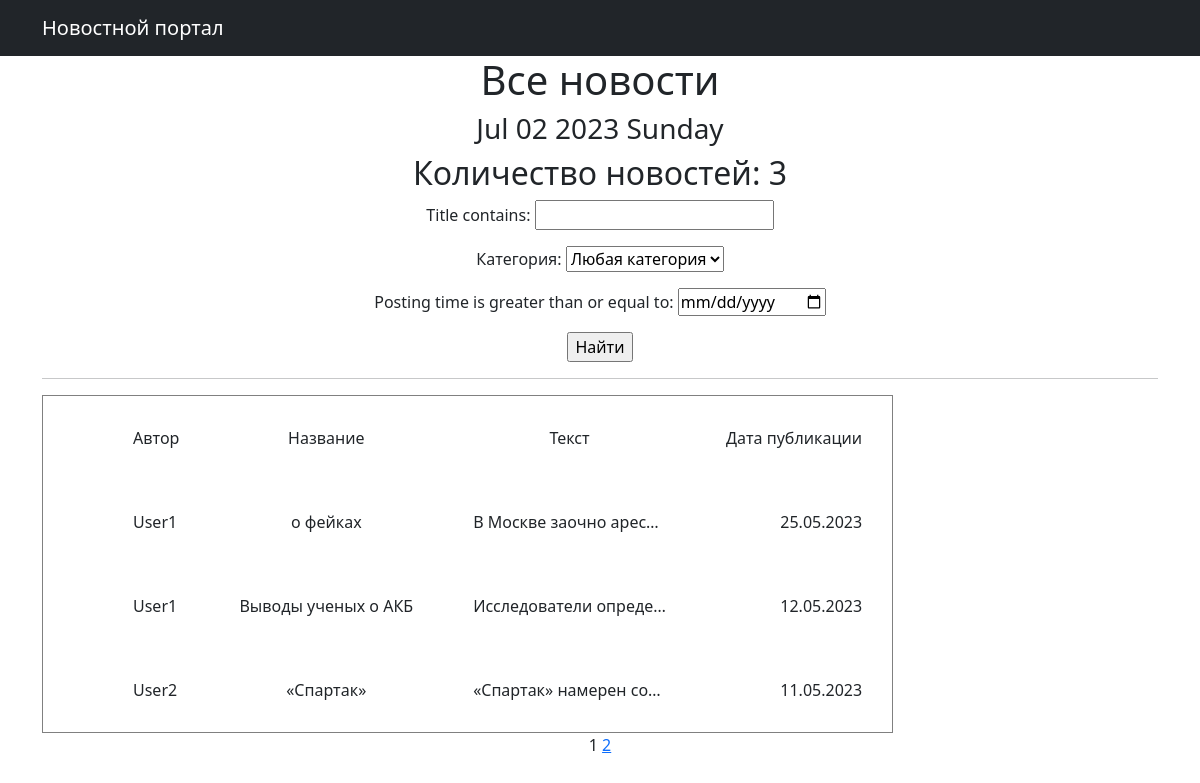
Page /news/ on the committed database.
### news/models.py (models this page shows, shortened)
class Post(models.Model):
    news = 'news'
    articles = 'articles'
    CHOICES = [
        (news, 'Новости'),
        (articles, 'Статьи')]
    author = models.ForeignKey(Author, on_delete=models.PROTECT)
    title = models.CharField(max_length=100)
    text = models.TextField()
    choice = models.CharField(max_length=10, choices=CHOICES, default=articles)
    posting_time = models.DateTimeField(null=True)
    category = models.ManyToManyField(Category, through='PostCategory')
    post_rating = models.IntegerField(default=0)
    @property
    def rating_post(self):  # Определяем рейтинг  публикации
        return self.post_rating

class Author(models.Model):
    user = models.OneToOneField(User, on_delete=models.CASCADE)  # Связь: один к одному
    rating = models.IntegerField(default=0, blank=True)
    @property
    def rating_author(self):  # Определяем рейтинг автора публикации
        return self.rating
    def __str__(self):  # При обращении возвращаем текст
        return self.user.username

### news/views.py (the view, shortened to what this page needs)
# urls.py: path('', PostsList.as_view(), name='news_list'),
class PostsList(ListView):
    model = Post
    ordering = '-posting_time'  # от более свежей к самой старой
    template_name = 'posts.html'
    context_object_name = 'posts'
    paginate_by = 3
    def get_queryset(self):
        queryset = super().get_queryset()
        self.filterset = PostFilter(self.request.GET, queryset)
        return self.filterset.qs
    def get_context_data(self, **kwargs):
        con = super().get_context_data(**kwargs)
        con['filterset'] = self.filterset
        return con

### news/models.py (called while the page is built)
    def __str__(self):
        return self.category_name

### news/templatetags/custom_filters.py (called while the page is built)
@register.filter()
def censor(value):
    for word in CENSOR_WORDS:
        value = value.replace(word[1:], '*' * len(word[1:]))
    return value

### news/templatetags/custom_tags.py (called while the page is built)
@register.simple_tag()  # опишем наш тег вывода текущего времени
def current_time(format_string='%b/%d/%Y'):
    return datetime.utcnow().strftime(format_string)

@register.simple_tag(takes_context=True)
def url_replace(context, **kwargs):
    d = context['request'].GET.copy()
    for k, v in kwargs.items():
        d[k] = v
    return d.urlencode()

### templates/posts.html (shortened to what this page needs)
{% extends 'flatpages/default.html' %}
{% load custom_filters %}
{% load custom_tags %}
{% block content %}
   <h1>Все новости</h1>
   <h3>{% current_time '%b %d %Y %A' %}</h3>
   <h2>Количество новостей: {{ posts|length }}</h2>
    <form action="" method="get">
        {{ filterset.form.as_p }}
        <input type="submit" value="Найти" />
    </form>
    <hr>
    {% if posts %}
        <table border="1" cellspacing="20" cellpadding="30">
            <tr height="50"><th>
                    <td>Автор</td>
                    <td>Название</td>
                    <td>Текст</td>
                    <td>Дата публикации</td>
                </th></tr>
                {% for post in posts %}
                <tr><th>
                    <td align="left">{{ post.author}}</td>
                    <td>{{ post.title| censor }}</td>
                    <td align="left">{{ post.text|truncatechars:21 }}</td>
                    <td align="right">{{ post.posting_time|date:'d.m.Y' }}</td>
                </th></tr>
                {% endfor %}
        </table>
    {% else %}
        <h2>Увы новостей нет!</h2>
    {% endif %}
    {{ page_obj.number }}
    {% if page_obj.has_next %}
        <a href="?{% url_replace page=page_obj.next_page_number %}">{{ page_obj.next_page_number }}</a>
    {% endif %}
{% endblock content %}

### templates/flatpages/default.html (shortened to what this page needs)
<!DOCTYPE html>
<html lang="en">
    <head>
        {% load static %}
        <link href="{% static 'css/styles.css' %}" rel="stylesheet" />
    </head>
    <body>
        <nav class="navbar navbar-expand-lg navbar-dark bg-dark static-top">
   <div class="container">
       <a class="navbar-brand" href="#">Новостной портал</a>
   </div>
</nav>
<div class="container">
   <div class="row">
       <div class="col-lg-12 text-center">
           {% block content %}
           {% endblock content %}
       </div>
   </div>
</div>
    </body>
</html>

### rows in the picture
Post: author "User1", title|censor "о фейках", text "В Москве заочно арес…", posting_time "25.05.2023"
Post: author "User1", title|censor "Выводы ученых о АКБ", text "Исследователи опреде…", posting_time "12.05.2023"
Post: author "User2", title|censor "«Спартак»", text "«Спартак» намерен со…", posting_time "11.05.2023"

### other values in the picture
{{ posts|length }} "3"
{{ page_obj.number }} "1"
{{ page_obj.next_page_number }} "2"
